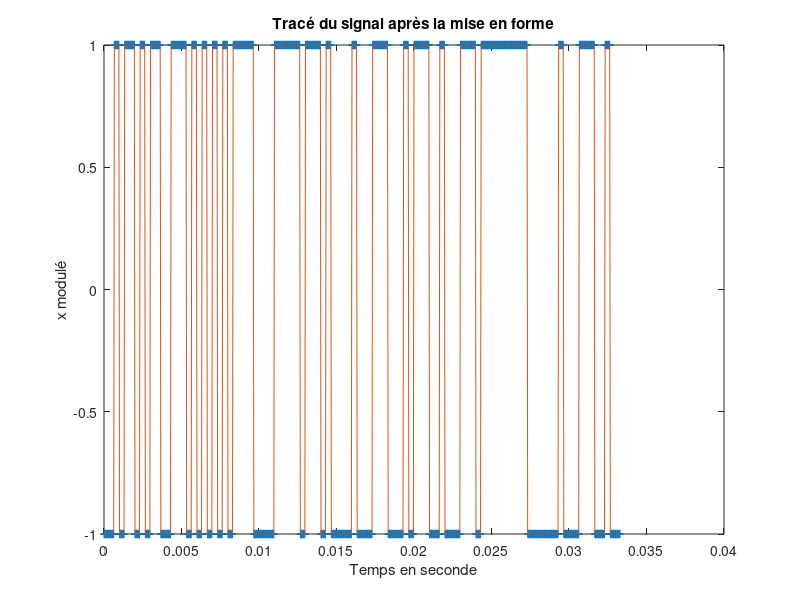
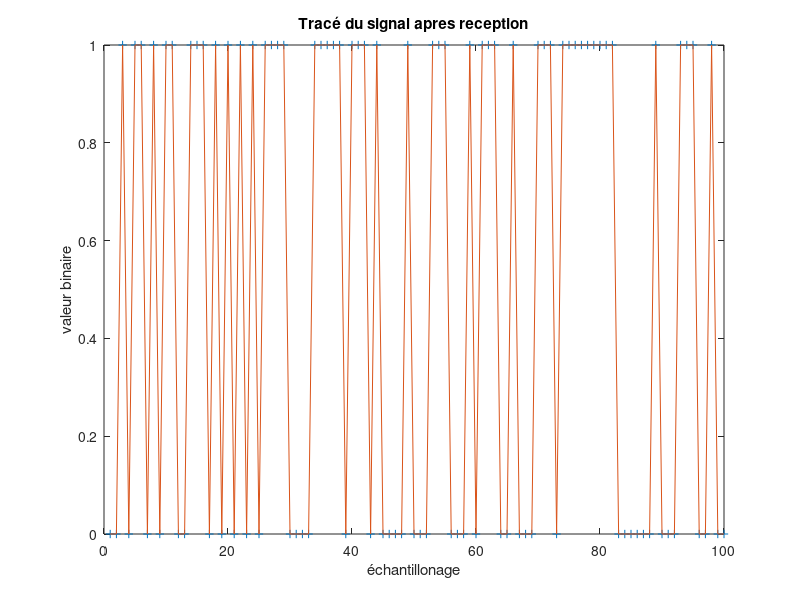
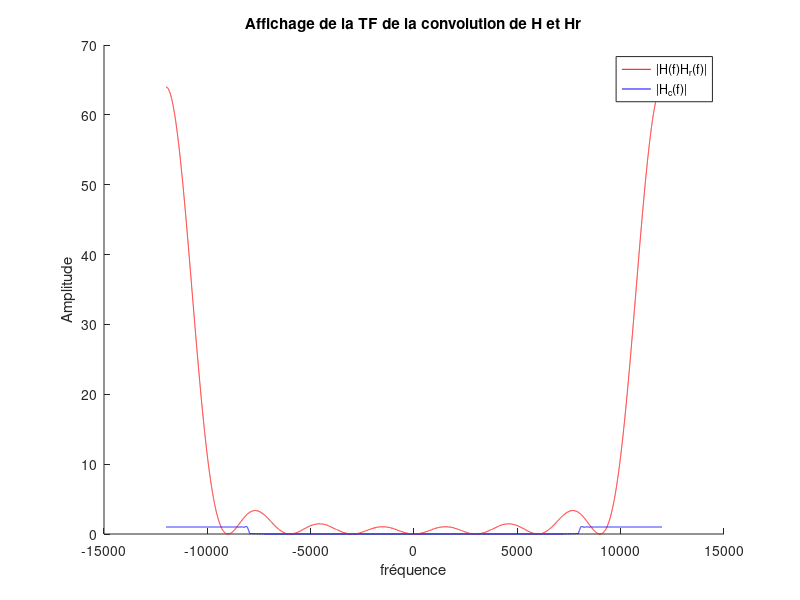
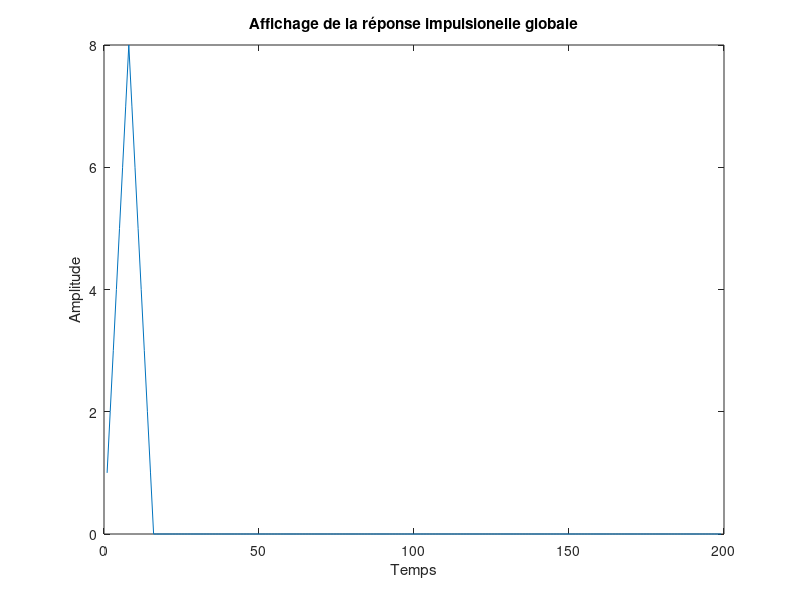

MATLAB code to generate these figures, in order:
clear all;
close all;

%% Variables
Fe = 24000; % Hz
Te = 1/Fe; % Période d'échantillonage
Rb = 3000; % Bits par seconde
Tb = 1/Rb; % Ici Tb = Ts
Ts = Tb; % Durée d'un symbole
Taille = 100; % Taille de l'échantillon binaire

%% Génération de bit

Ns = floor(Ts/Te); % Nombre d'échantillon pour un symbole
x = randi(0:1,[1,Taille]); % Echantillon binaire

%% Mapping

Mapping_binaire = 2*x - 1;

%% Sur échantillonage

Vecteur_Ns = zeros(1,Ns);
Vecteur_Ns(1) = 1;

x_SE = kron(Mapping_binaire,Vecteur_Ns); % Signal sur échantilloné

%% Filtre de mise en forme

Filtre = zeros(1,Taille); 
Filtre(:,1:Ns) = 1;

% Filtrage du signal
x_filtre = filter(Filtre,1,x_SE);


% Affichage

Temps = (0:(Taille*Ns -1))*Te;

figure(1);
plot(Temps,x_filtre,'+');
hold on
plot(Temps,x_filtre);
hold off
ylabel("x modulé");
xlabel("Temps en seconde");
title("Tracé du signal après la mise en forme");

%% Simulation du canal de propagation
BW = 8000; % Bande passante du filtre
nu = (BW/2)/Fe;
Ordre = 201;
Pas_filtre = -Ordre/2:(Ordre-1)/2;
h_pb = 2*nu*sinc(2*nu*Pas_filtre);

% On rajoute des 0 à la fin pour la gestion du retard
x_filtre = [x_filtre zeros(1,floor((Ordre-1)/2))];

% On filtre pour le canal
x_canal = filter(h_pb,1,x_filtre);

% On enlève le début qui correspond à la phase transitoire du filtre
x_canal = x_canal(:,floor((Ordre-1)/2)+1:end);


%% Signal en sortie du filtre de réception

x_recu = filter(Filtre,1,x_canal);

Temps = (0:(Taille*Ns -1))*Te;

figure(6);
plot(Temps,x_recu,'+');
hold on
plot(Temps,x_recu);
hold off
ylabel("x modulé");
xlabel("Temps en seconde");
title("Tracé du signal après réception");


%% Détection

N0 = 8; % selon le diagramme de l'oeil
x_Sous_Echant = x_recu(N0:Ns:end);

x_apres_detection = x_Sous_Echant > 0;

%% Taux d'erreur binaire

TEB = sum(abs(x_apres_detection - x))/(length(x))

% Affichage

figure(2);
plot(x_apres_detection,'+');
hold on
plot(x_apres_detection);
hold off
ylabel("valeur binaire");
xlabel("échantillonage");
title("Tracé du signal apres reception");

%% Tracé

%%% Convolution de H et Hr

g = conv(Filtre,Filtre);

% Affichage

n_fft = 32768;
F = -Fe/2:Fe/(n_fft-1):Fe/2;

figure(3);
hold on
plot(F,abs(fft(g,n_fft)),"red");
plot(F,abs(fft(h_pb,n_fft)),"blue");
hold off;
legend("|H(f)H_{r}(f)|","|H_{c}(f)|")
ylabel("Amplitude");
xlabel("fréquence");
title("Affichage de la TF de la convolution de H et Hr")

%%% Réponse impulsionelle globale

g_globale = conv(g,h_pb);

% Affichage

figure(4);
plot(g);
ylabel("Amplitude");
xlabel("Temps");
title("Affichage de la réponse impulsionelle globale")

%%% Diagramme de l'oeil

figure(5);
plot(reshape(x_recu(2*Ns + 1:end),2*Ns ,[]),"blue");
xlabel("Amplitude");
ylabel("Temps");
title("Diagramme de l'oeil");





